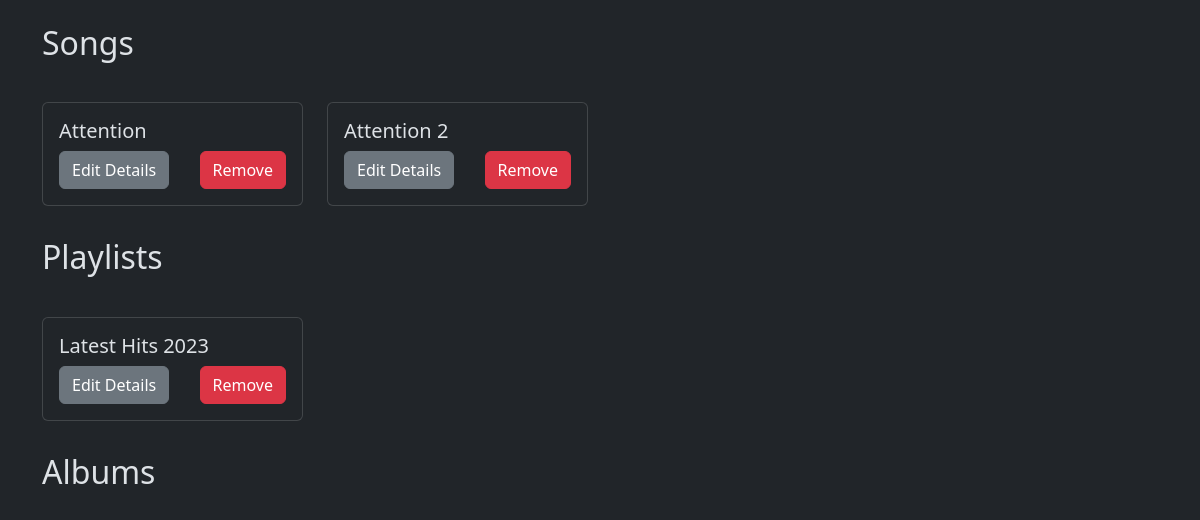
Page /admin/manage/content on the committed database.
### app.py (models this page shows)
class Songs(db.Model):
    id = db.Column(db.Integer, primary_key=True)
    name = db.Column(db.String(200), nullable=False)
    song = db.Column(db.String(300))
    img = db.Column(db.String(300))
    duration = db.Column(db.String(10))
    genre = db.Column(db.String(50))
    rating = db.Column(db.Float, default=0.0)
    num_ratings = db.Column(db.Integer, default=0)
    date_added = db.Column(db.DateTime, default=datetime.utcnow)
    popularity = db.Column(db.Integer, default=0)
    lyrics = db.Column(db.String(3000))
    artist_id = db.Column(db.Integer, db.ForeignKey(
        'user.id'), nullable=False)
    album_id = db.Column(db.Integer, db.ForeignKey(
        'albums.id'))

class Playlist(db.Model):
    id = db.Column(db.Integer, primary_key=True)
    name = db.Column(db.String(200), nullable=False)
    img = db.Column(db.String(300))
    desc = db.Column(db.String(1000))
    creator_id = db.Column(db.Integer, db.ForeignKey(
        'user.id'), nullable=False)
    songs = db.relationship(
        'Songs', secondary='playlist_songs', backref='playlists')
    playlist_songs = db.Table('playlist_songs',
                              db.Column('playlist_id', db.Integer, db.ForeignKey(
                                  'playlist.id'), primary_key=True),
                              db.Column('song_id', db.Integer, db.ForeignKey(
                                  'songs.id'), primary_key=True)
                              )

### app.py (the view)
@app.route('/admin/manage/content')
def admin_manage_content():
    songs = Songs.query.all()
    playlists = Playlist.query.all()
    albums = Albums.query.all()
    return render_template('admin_manage_content.html', songs=songs, playlists=playlists, albums=albums)

### templates/admin_manage_content.html (shortened to what this page needs)
<!DOCTYPE html>
<html lang="en" data-bs-theme="dark">
<head>
    <link href="https://cdn.jsdelivr.net/npm/bootstrap@5.3.2/dist/css/bootstrap.min.css" rel="stylesheet">
</head>
<body>
<div class="container py-4">
    <h2 class="mb-4">Songs</h2>
    <div class="row my-3">
    {% for song in songs %}
      <div class="col-md-3">
        <div class="card my-3">
          <div class="card-body">
            <h5 class="card-title">{{song.name}}</h5>
            <div class="d-flex justify-content-between">
                <a href="{{url_for('edit_song', id=song.id)}}"><button class="btn btn-secondary">Edit Details</button></a>
                <a href="{{url_for('remove_song', id=song.id)}}"><button class="btn btn-danger">Remove</button></a>
            </div>
          </div>
        </div>
      </div>
      {% endfor %}
    </div>
    <h2 class="mb-4">Playlists</h2>
    <div class="row my-3">
    {% for playlist in playlists %}
      <div class="col-md-3">
        <div class="card my-3">
          <div class="card-body">
            <h5 class="card-title">{{playlist.name}}</h5>
            <div class="d-flex justify-content-between">
              <a href="{{url_for('edit_playlist', id=playlist.id)}}"><button class="btn btn-secondary">Edit Details</button></a>
              <a href="{{url_for('remove_playlist', id=playlist.id)}}"><button class="btn btn-danger">Remove</button></a>
            </div>
          </div>
        </div>
      </div>
      {% endfor %}
    </div>
    <h2 class="mb-4">Albums</h2>
</body>
</html>

### rows in the picture
Songs: name "Attention"
Songs: name "Attention 2"
Playlist: name "Latest Hits 2023"
